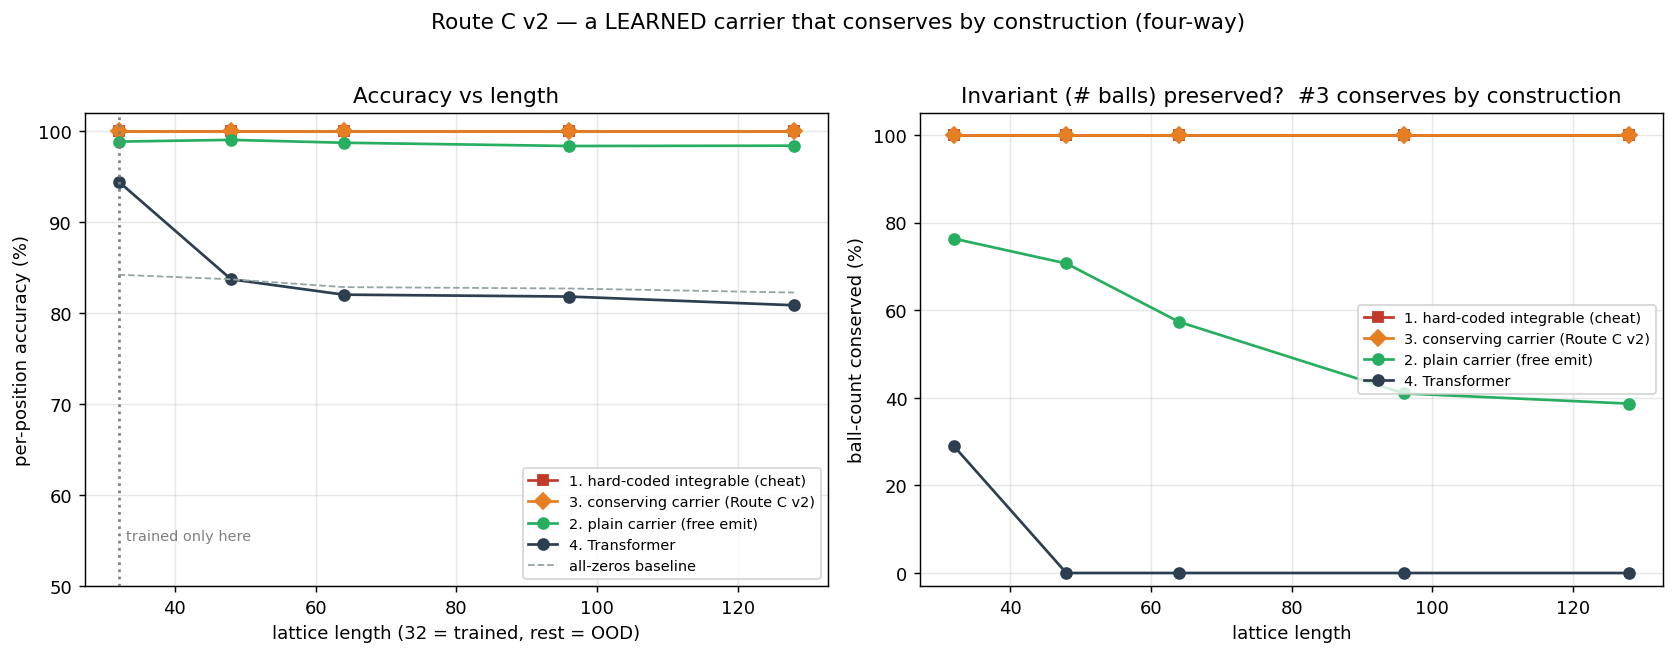

The Python source for this figure:
"""
Route C (v2) — the reversible, mass-CONSERVING carrier.

The previous full-Route-C attempt (local gated-swap CA) had the guarantees but
couldn't learn BBS. The fix: keep the CARRIER (left->right reach = expressive)
but constrain its per-site update to CONSERVE ball count by construction.

Per-site update during the scan, with carrier count k and cell c:
  total t = c + k  (the resource passing through this site)
  the only two count-preserving outcomes (for t>=1) are:
     "emit": out=1, k' = t-1        "hold": out=0, k' = t
  a learned gate picks emit vs hold (for t=0 it is forced to hold).
=> cell + carrier is preserved at every site, so sum(output) = sum(input) minus
   whatever remains in the carrier at the end. With trailing zeros the carrier
   empties, giving EXACT ball-count conservation. (BBS itself is just the fixed
   rule "emit iff cell==0"; here that rule is learned.)

Four lines: hard-coded integrable / conserving carrier (THIS) / plain carrier
(free-emit, from the prototype) / Transformer. Trained on L=32, tested OOD.
"""
import numpy as np, torch, torch.nn as nn, torch.nn.functional as F, math
import matplotlib.pyplot as plt
torch.manual_seed(0); np.random.seed(0); torch.set_num_threads(4)

# ── integrable engine + data (same as the other experiments) ─────────────────
def bbs_step(s):
    out = np.zeros_like(s); carrier = 0
    for i in range(len(s)):
        if s[i] == 1: carrier += 1; out[i] = 0
        else:
            if carrier > 0: out[i] = 1; carrier -= 1
    return out
def bbs_run(s, T):
    for _ in range(T): s = bbs_step(s)
    return s
T_STEPS = 2; MAXSOL = 3
def make_config(L, rng):
    s = np.zeros(L, dtype=np.int64); usable = int(L*0.55); i = 0; n = 0
    while i < usable - MAXSOL - 1:
        if rng.random() < 0.5 and n < max(3, L//7):
            size = rng.integers(1, MAXSOL+1); s[i:i+size] = 1
            i += size + rng.integers(2, 5); n += 1
        else: i += 1
    if s.sum() == 0: s[1:3] = 1
    return s
def dataset(L, N, rng):
    X = np.zeros((N, L), dtype=np.int64); Y = np.zeros((N, L), dtype=np.int64)
    for j in range(N):
        x = make_config(L, rng); X[j] = x; Y[j] = bbs_run(x, T_STEPS)
    return torch.tensor(X), torch.tensor(Y)

# ── #4 Transformer ───────────────────────────────────────────────────────────
class PE(nn.Module):
    def __init__(s, d, maxlen=4096):
        super().__init__(); pe = torch.zeros(maxlen, d)
        pos = torch.arange(maxlen).unsqueeze(1).float()
        div = torch.exp(torch.arange(0, d, 2).float()*(-math.log(10000.0)/d))
        pe[:, 0::2] = torch.sin(pos*div); pe[:, 1::2] = torch.cos(pos*div); s.register_buffer("pe", pe)
    def forward(s, x): return x + s.pe[:x.size(1)].unsqueeze(0)
class TF(nn.Module):
    def __init__(s, d=64, heads=4, layers=3):
        super().__init__(); s.emb = nn.Embedding(2, d); s.pe = PE(d)
        enc = nn.TransformerEncoderLayer(d, heads, 4*d, batch_first=True, dropout=0.0, activation="gelu")
        s.enc = nn.TransformerEncoder(enc, layers); s.head = nn.Linear(d, 2)
    def forward(s, x): return s.head(s.enc(s.pe(s.emb(x))))

# ── #2 plain carrier (free emit, no conservation) — the prototype baseline ───
class PlainCarrier(nn.Module):
    def __init__(s, H=24, hid=64):
        super().__init__(); s.H = H
        s.net = nn.Sequential(nn.Linear(1+H, hid), nn.GELU(), nn.Linear(hid, hid), nn.GELU())
        s.out = nn.Linear(hid, 1); s.hnext = nn.Linear(hid, H)
    def one(s, c):
        B, L = c.shape; h = torch.zeros(B, s.H); outs = []
        for i in range(L):
            z = s.net(torch.cat([c[:, i:i+1], h], dim=1)); outs.append(s.out(z)); h = torch.tanh(s.hnext(z))
        return torch.sigmoid(torch.cat(outs, dim=1))
    def forward(s, x, steps=T_STEPS):
        c = x.float()
        for _ in range(steps): c = s.one(c)
        return c

# ── #3 conserving carrier (Route C v2): per-site count-preserving emit/hold ──
class ConservingCarrier(nn.Module):
    def __init__(s, hid=32, Kmax=6.0):
        super().__init__(); s.Kmax = Kmax
        s.gate = nn.Sequential(nn.Linear(4, hid), nn.GELU(), nn.Linear(hid, hid), nn.GELU(), nn.Linear(hid, 1))
    def one(s, xf, hard):
        B, L = xf.shape
        k = torch.zeros(B)                       # carrier count (integer in hard mode)
        xp = F.pad(xf, (1, 1))
        outs = []
        for i in range(L):
            c = xf[:, i]
            feat = torch.stack([c, k / s.Kmax, xp[:, i], xp[:, i + 2]], dim=-1)  # cell, carrier, L/R neighbor
            e = torch.sigmoid(s.gate(feat).squeeze(-1))
            if hard:
                eh = (e > 0.5).float(); e = eh + (e - e.detach())   # straight-through (forward hard)
            t = c + k
            avail = torch.clamp(t, 0.0, 1.0)      # can emit at most min(t,1)
            out_i = e * avail                     # emit -> 1, hold -> 0 (hard); conserves: k' = t - out
            k = t - out_i
            outs.append(out_i)
        return torch.stack(outs, dim=1), k        # (B,L), final carrier
    def forward(s, x, steps=T_STEPS, hard=False):
        c = x.float()
        for _ in range(steps): c, _ = s.one(c, hard)
        return c
    def final_carrier(s, x, hard=True):           # for diagnostics
        c = x.float(); tot = 0.0
        for _ in range(T_STEPS): c, k = s.one(c, hard); tot = k
        return tot

# ── train #2,#3,#4 on L=32 ───────────────────────────────────────────────────
rng = np.random.default_rng(0); L_TRAIN = 32
Xtr, Ytr = dataset(L_TRAIN, 2500, rng); B = 256
ce = nn.CrossEntropyLoss(); bce = nn.BCELoss()

def fit(model, kind, epochs, lr):
    opt = torch.optim.AdamW(model.parameters(), lr=lr)
    for ep in range(epochs):
        perm = torch.randperm(len(Xtr)); tot = 0.0
        for i in range(0, len(Xtr), B):
            idx = perm[i:i+B]
            if kind == "tf":   loss = ce(model(Xtr[idx]).reshape(-1, 2), Ytr[idx].reshape(-1))
            elif kind == "cc": loss = bce(model(Xtr[idx], hard=False).clamp(1e-6, 1-1e-6), Ytr[idx].float())
            else:              loss = bce(model(Xtr[idx]).clamp(1e-6, 1-1e-6), Ytr[idx].float())
            opt.zero_grad(); loss.backward(); opt.step(); tot += loss.item()*len(idx)
        if (ep+1) % max(1, epochs//4) == 0: print(f"  {kind} ep {ep+1:2d} loss {tot/len(Xtr):.4f}")

print("training Transformer ...");         tf = TF();               fit(tf, "tf", 28, 1e-3)
print("training plain carrier ...");       pc = PlainCarrier();     fit(pc, "pc", 40, 3e-3)
print("training conserving carrier ...");  cc = ConservingCarrier(); fit(cc, "cc", 40, 3e-3)

# ── evaluate four lines + reversibility of the conserving carrier ─────────────
tf.eval(); pc.eval(); cc.eval()
lengths = [32, 48, 64, 96, 128]
R = {k: {"acc": [], "cons": []} for k in ["int", "cc", "pc", "tf"]}; zero = []
rng_te = np.random.default_rng(123)
print("\n L    all-0    TF acc/cons     plainCarrier acc/cons    consCarrier acc/cons     integrable")
with torch.no_grad():
    for L in lengths:
        Xte, Yte = dataset(L, 300, rng_te); zero.append((Yte == 0).float().mean().item()*100)
        def ac(pred): return (pred == Yte).float().mean().item()*100, (pred.sum(1) == Xte.sum(1)).float().mean().item()*100
        ta, tc = ac(tf(Xte).argmax(-1))
        pa, pco = ac((pc(Xte) > 0.5).long())
        ca, cco = ac((cc(Xte, hard=True) > 0.5).long())
        R["int"]["acc"].append(100.0); R["int"]["cons"].append(100.0)
        R["tf"]["acc"].append(ta); R["tf"]["cons"].append(tc)
        R["pc"]["acc"].append(pa); R["pc"]["cons"].append(pco)
        R["cc"]["acc"].append(ca); R["cc"]["cons"].append(cco)
        print(f"{L:3d}  {zero[-1]:5.1f}%   {ta:5.1f}/{tc:5.1f}     {pa:5.1f}/{pco:5.1f}         {ca:5.1f}/{cco:5.1f}         100/100")

    # reversibility of the conserving carrier via the BBS mirror trick: inv = mirror.f.mirror
    def mirror(z): return torch.flip(z, dims=[1])
    ok = tot = 0
    rng_rv = np.random.default_rng(7)
    for L in lengths:
        Xrv, _ = dataset(L, 100, rng_rv)
        y = (cc(Xrv, hard=True) > 0.5).long()
        # invert 2 steps: each step inverse = mirror . step . mirror
        z = y.float()
        for _ in range(T_STEPS):
            zk, _ = cc.one(mirror(z), hard=True); z = mirror(zk)
        xrec = (z > 0.5).long()
        ok += (xrec == Xrv).all(dim=1).sum().item(); tot += len(Xrv)
    print(f"\nconserving-carrier exact reversibility (mirror trick), whole-sequence: {100*ok/tot:.1f}%")

# ── figure ───────────────────────────────────────────────────────────────────
CI, CCC, CPC, CTF, CZ = "#c0392b", "#e67e22", "#27ae60", "#2c3e50", "#95a5a6"
fig, ax = plt.subplots(1, 2, figsize=(13, 4.9))
for a, key in [(0, "acc"), (1, "cons")]:
    ax[a].plot(lengths, R["int"][key], "s-", color=CI,  label="1. hard-coded integrable (cheat)")
    ax[a].plot(lengths, R["cc"][key],  "D-", color=CCC, label="3. conserving carrier (Route C v2)")
    ax[a].plot(lengths, R["pc"][key],  "o-", color=CPC, label="2. plain carrier (free emit)")
    ax[a].plot(lengths, R["tf"][key],  "o-", color=CTF, label="4. Transformer")
ax[0].plot(lengths, zero, "--", color=CZ, lw=1, label="all-zeros baseline")
ax[0].axvline(32, ls=":", color="gray"); ax[0].text(33, 55, "trained only here", fontsize=8, color="gray")
ax[0].set_xlabel("lattice length (32 = trained, rest = OOD)"); ax[0].set_ylabel("per-position accuracy (%)")
ax[0].set_ylim(50, 102); ax[0].set_title("Accuracy vs length"); ax[0].legend(fontsize=8); ax[0].grid(alpha=0.3)
ax[1].set_xlabel("lattice length"); ax[1].set_ylabel("ball-count conserved (%)"); ax[1].set_ylim(-3, 105)
ax[1].set_title("Invariant (# balls) preserved?  #3 conserves by construction"); ax[1].legend(fontsize=8); ax[1].grid(alpha=0.3)
fig.suptitle("Route C v2 — a LEARNED carrier that conserves by construction (four-way)", fontsize=12, y=1.02)
fig.tight_layout(); fig.savefig("route_c_conservative_carrier.png", dpi=130, bbox_inches="tight")
print("saved route_c_conservative_carrier.png")
